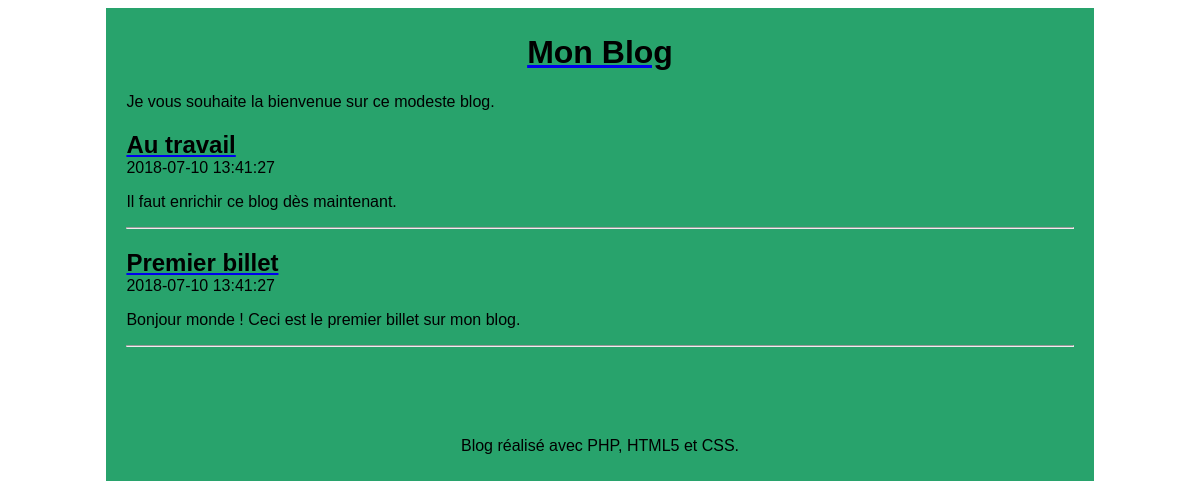
The page / on the database its author committed.
### tables this page shows
CREATE TABLE `t_billet` (
  `BIL_ID` int(11) NOT NULL,
  `BIL_DATE` datetime NOT NULL,
  `BIL_TITRE` varchar(100) NOT NULL,
  `BIL_CONTENU` varchar(400) NOT NULL
);

### modele.php (called while the page is built, shortened)
<?php
function getBillets() {
  $bdd = getBdd();
  $billets = $bdd->query('select BIL_ID as id, BIL_DATE as date,'
    . ' BIL_TITRE as titre, BIL_CONTENU as contenu from T_BILLET'
    . ' order by BIL_ID desc');
  return $billets;
}
function getBdd() {
  $bdd = new PDO('mysql:host=localhost;dbname=monblog;charset=utf8',
  'root', '', array(PDO::ATTR_ERRMODE => PDO::ERRMODE_EXCEPTION));
  return $bdd;
}

### Controleur.php (called while the page is built, shortened)
<?php
require 'Modele.php';
function accueil() {
  $billets = getBillets();
  require 'vueAccueil.php';
}

### vueAccueil.php (the view, shortened to what this page needs)
<?php foreach ($billets as $billet): ?>
  <article>
    <header>
      <a href="<?= "index.php?action=billet&id=" . $billet['id'] ?>">
    <h1 class="titreBillet"><?= $billet['titre'] ?></h1>
      </a>
      <time><?= $billet['date'] ?></time>
    </header>
    <p><?= $billet['contenu'] ?></p>
  </article>
  <hr />
<?php endforeach; ?>
<?php require 'gabarit.php'; ?>

### style.css (style rules this page uses)
html, body { height: 100%; }
body { color: #000000; background: white; font-family: 'Futura-Medium', 'Futura', 'Trebuchet MS', sans-serif; }
h1 { color: black; }
.titreBillet { margin-bottom : 0px; }

### rows shown on the page
t_billet: BIL_TITRE "Au travail", BIL_DATE "2018-07-10 13:41:27", BIL_CONTENU "Il faut enrichir ce blog dès maintenant."
t_billet: BIL_TITRE "Premier billet", BIL_DATE "2018-07-10 13:41:27", BIL_CONTENU "Bonjour monde ! Ceci est le premier billet sur mon blog."
